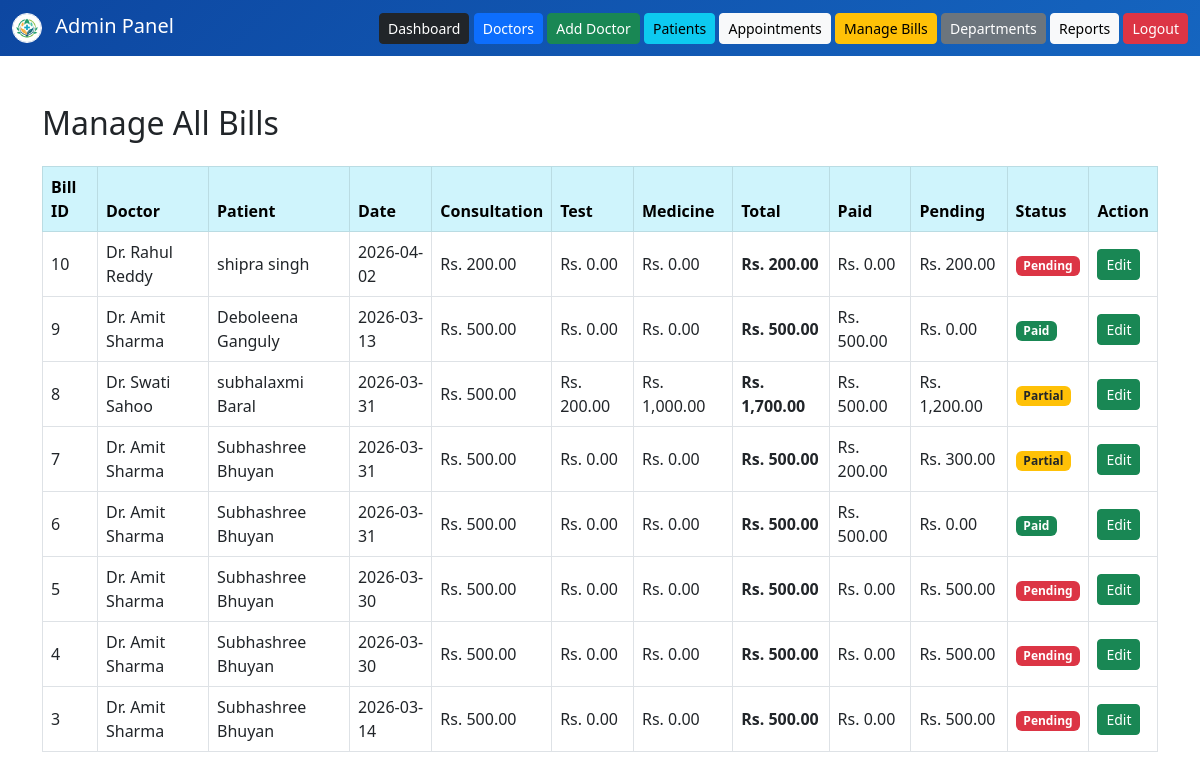
The app's page /admin/manage_bills.php (signed in) with its own data.
### tables this page shows
CREATE TABLE `bills` (
  `bill_id` int(11) NOT NULL,
  `appointment_id` int(11) DEFAULT NULL,
  `patient_id` int(11) DEFAULT NULL,
  `doctor_id` int(11) DEFAULT NULL,
  `consultation_fee` decimal(10,2) DEFAULT NULL,
  `test_fee` decimal(10,2) DEFAULT NULL,
  `medicine_fee` decimal(10,2) DEFAULT NULL,
  `total_amount` decimal(10,2) DEFAULT NULL,
  `paid_amount` decimal(10,2) DEFAULT NULL,
  `pending_amount` decimal(10,2) DEFAULT NULL,
  `status` enum('Pending','Partial','Paid') DEFAULT 'Pending',
  `created_at` timestamp NOT NULL DEFAULT current_timestamp()
);

CREATE TABLE `doctors` (
  `doctor_id` int(11) NOT NULL,
  `user_id` int(11) DEFAULT NULL,
  `first_name` varchar(50) DEFAULT NULL,
  `last_name` varchar(50) DEFAULT NULL,
  `department_id` int(11) DEFAULT NULL,
  `phone` varchar(15) DEFAULT NULL,
  `experience` int(11) DEFAULT NULL,
  `available_days` varchar(100) DEFAULT NULL,
  `start_time` time DEFAULT NULL,
  `end_time` time DEFAULT NULL,
  `consultation_fee` decimal(10,2) DEFAULT NULL,
  `middle_name` varchar(50) DEFAULT NULL,
  `date_of_birth` date DEFAULT NULL,
  `title` enum('Mr','Mrs','Miss','Ms','Dr','Other') DEFAULT 'Dr',
  `image` varchar(255) DEFAULT NULL
);

CREATE TABLE `patients` (
  `patient_id` int(11) NOT NULL,
  `user_id` int(11) DEFAULT NULL,
  `first_name` varchar(50) DEFAULT NULL,
  `last_name` varchar(50) DEFAULT NULL,
  `gender` varchar(10) DEFAULT NULL,
  `phone` varchar(15) DEFAULT NULL,
  `address` text DEFAULT NULL,
  `created_at` timestamp NOT NULL DEFAULT current_timestamp(),
  `email` varchar(100) DEFAULT NULL,
  `password` varchar(100) DEFAULT NULL,
  `middle_name` varchar(50) DEFAULT NULL,
  `date_of_birth` date DEFAULT NULL,
  `title` enum('Mr','Mrs','Miss','Ms','Dr','Other') DEFAULT NULL
);

CREATE TABLE `appointments` (
  `appointment_id` int(11) NOT NULL,
  `patient_id` int(11) DEFAULT NULL,
  `doctor_id` int(11) DEFAULT NULL,
  `appointment_date` date DEFAULT NULL,
  `appointment_time` time DEFAULT NULL,
  `status` enum('Pending','Completed','Cancelled') DEFAULT 'Pending',
  `created_at` timestamp NOT NULL DEFAULT current_timestamp()
);

### admin/manage_bills.php (the view, shortened to what this page needs)
<?php
include("../config/db.php");
$query = "SELECT
            b.*,
            d.first_name AS doc_first,
            d.last_name AS doc_last,
            p.first_name AS pat_first,
            p.last_name AS pat_last,
            a.appointment_date,
            a.appointment_time
          FROM bills b
          JOIN doctors d ON b.doctor_id = d.doctor_id
          JOIN patients p ON b.patient_id = p.patient_id
          JOIN appointments a ON b.appointment_id = a.appointment_id
          ORDER BY b.created_at DESC";
$result = mysqli_query($con, $query);
?>
<!DOCTYPE html>
<html>
<head>
<link href="https://cdn.jsdelivr.net/npm/bootstrap@5.3.0/dist/css/bootstrap.min.css" rel="stylesheet">
</head>
<body>
<nav class="navbar navbar-dark mb-4">
  <div class="container-fluid">
    <a class="navbar-brand mb-0 h1" href="#">
      <img src="../assets/images/logo.png" alt="Logo" width="30" height="30" class="d-inline-block align-middle me-2 rounded-circle border border-white" style="object-fit: cover;">
      Admin Panel
    </a>
    <div>
      <a href="dashboard.php" class="btn btn-dark btn-sm">Dashboard</a>
      <a href="manage_doctors.php" class="btn btn-primary btn-sm">Doctors</a>
      <a href="add_doctor.php" class="btn btn-success btn-sm">Add Doctor</a>
      <a href="manage_patients.php" class="btn btn-info btn-sm">Patients</a>
      <a href="manage_appointments.php" class="btn btn-light btn-sm">Appointments</a>
      <a href="manage_bills.php" class="btn btn-warning btn-sm">Manage Bills</a>
      <a href="add_department.php" class="btn btn-secondary btn-sm">Departments</a>
      <a href="reports.php" class="btn btn-light btn-sm">Reports</a>
      <a href="../logout.php" class="btn btn-danger btn-sm">Logout</a>
    </div>
  </div>
</nav>
<div class="container mt-5 mb-5">
<h2 class="mb-4">Manage All Bills</h2>
<?php if (mysqli_num_rows($result) > 0) { ?>
<table class="table table-bordered table-hover align-middle">
<thead class="table-info">
<tr>
<th>Bill ID</th>
<th>Doctor</th>
<th>Patient</th>
<th>Date</th>
<th>Consultation</th>
<th>Test</th>
<th>Medicine</th>
<th>Total</th>
<th>Paid</th>
<th>Pending</th>
<th>Status</th>
<th>Action</th>
</tr>
</thead>
<tbody>
<?php while ($row = mysqli_fetch_assoc($result)) { ?>
<tr>
<td><?php echo $row['bill_id']; ?></td>
<td>Dr. <?php echo $row['doc_first'] . ' ' . $row['doc_last']; ?></td>
<td><?php echo $row['pat_first'] . ' ' . $row['pat_last']; ?></td>
<td><?php echo $row['appointment_date']; ?></td>
<td>Rs. <?php echo number_format($row['consultation_fee'], 2); ?></td>
<td>Rs. <?php echo number_format((float) $row['test_fee'], 2); ?></td>
<td>Rs. <?php echo number_format((float) $row['medicine_fee'], 2); ?></td>
<td><strong>Rs. <?php echo number_format($row['total_amount'], 2); ?></strong></td>
<td>Rs. <?php echo number_format($row['paid_amount'], 2); ?></td>
<td>Rs. <?php echo number_format($row['pending_amount'], 2); ?></td>
<td>
<?php
if ($row['status'] == 'Paid') {
    echo '<span class="badge bg-success">Paid</span>';
} elseif ($row['status'] == 'Partial') {
    echo '<span class="badge bg-warning text-dark">Partial</span>';
} else {
    echo '<span class="badge bg-danger">Pending</span>';
}
?>
</td>
<td>
<button class="btn btn-sm btn-success" data-bs-toggle="modal" data-bs-target="#editModal<?php echo $row['bill_id']; ?>">Edit</button>
</td>
</tr>
<?php } ?>
</tbody>
</table>
<?php } else { ?>
<div class="alert alert-info">No bills found.</div>
<?php } ?>
</div>
</body>
</html>

### admin/manage_bills.php (style rules this page uses)
.navbar { background: linear-gradient(135deg, #0d47a1 0%, #1565c0 100%); position: sticky; top: 0; z-index: 1000; }

### records on screen
bills: bill_id "10", doctor.first_name "Rahul", doctor.last_name "Reddy", patient.first_name "shipra", patient.last_name "singh", appointment.appointment_date "2026-04-02", consultation_fee "200.00", test_fee "0.00", medicine_fee "0.00", total_amount "200.00", paid_amount "0.00", pending_amount "200.00", status "Pending"
bills: bill_id "9", doctor.first_name "Amit", doctor.last_name "Sharma", patient.first_name "Deboleena", patient.last_name "Ganguly", appointment.appointment_date "2026-03-13", consultation_fee "500.00", test_fee "0.00", medicine_fee "0.00", total_amount "500.00", paid_amount "500.00", pending_amount "0.00", status "Paid"
bills: bill_id "8", doctor.first_name "Swati", doctor.last_name "Sahoo", patient.first_name "subhalaxmi", patient.last_name "Baral", appointment.appointment_date "2026-03-31", consultation_fee "500.00", test_fee "200.00", medicine_fee "1,000.00", total_amount "1,700.00", paid_amount "500.00", pending_amount "1,200.00", status "Partial"
bills: bill_id "7", doctor.first_name "Amit", doctor.last_name "Sharma", patient.first_name "Subhashree", patient.last_name "Bhuyan", appointment.appointment_date "2026-03-31", consultation_fee "500.00", test_fee "0.00", medicine_fee "0.00", total_amount "500.00", paid_amount "200.00", pending_amount "300.00", status "Partial"
bills: bill_id "6", doctor.first_name "Amit", doctor.last_name "Sharma", patient.first_name "Subhashree", patient.last_name "Bhuyan", appointment.appointment_date "2026-03-31", consultation_fee "500.00", test_fee "0.00", medicine_fee "0.00", total_amount "500.00", paid_amount "500.00", pending_amount "0.00", status "Paid"
bills: bill_id "5", doctor.first_name "Amit", doctor.last_name "Sharma", patient.first_name "Subhashree", patient.last_name "Bhuyan", appointment.appointment_date "2026-03-30", consultation_fee "500.00", test_fee "0.00", medicine_fee "0.00", total_amount "500.00", paid_amount "0.00", pending_amount "500.00", status "Pending"
bills: bill_id "4", doctor.first_name "Amit", doctor.last_name "Sharma", patient.first_name "Subhashree", patient.last_name "Bhuyan", appointment.appointment_date "2026-03-30", consultation_fee "500.00", test_fee "0.00", medicine_fee "0.00", total_amount "500.00", paid_amount "0.00", pending_amount "500.00", status "Pending"
bills: bill_id "3", doctor.first_name "Amit", doctor.last_name "Sharma", patient.first_name "Subhashree", patient.last_name "Bhuyan", appointment.appointment_date "2026-03-14", consultation_fee "500.00", test_fee "0.00", medicine_fee "0.00", total_amount "500.00", paid_amount "0.00", pending_amount "500.00", status "Pending"
